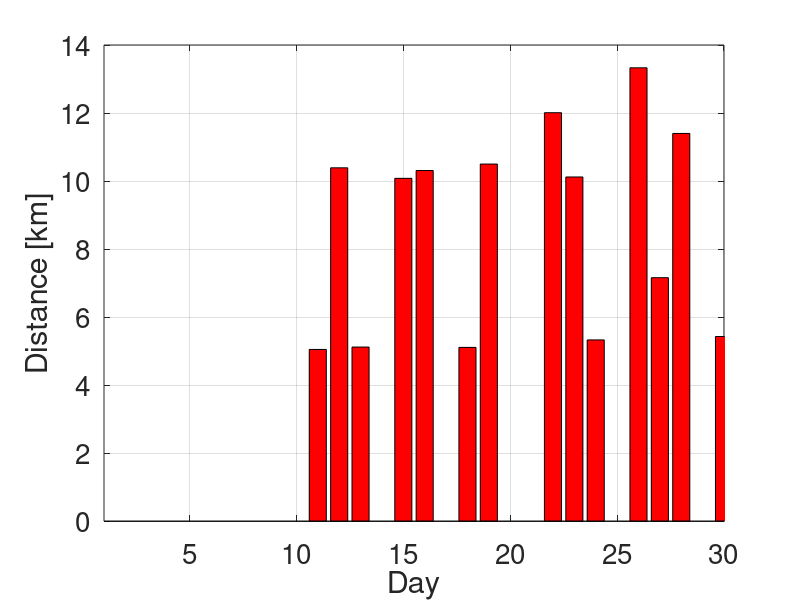
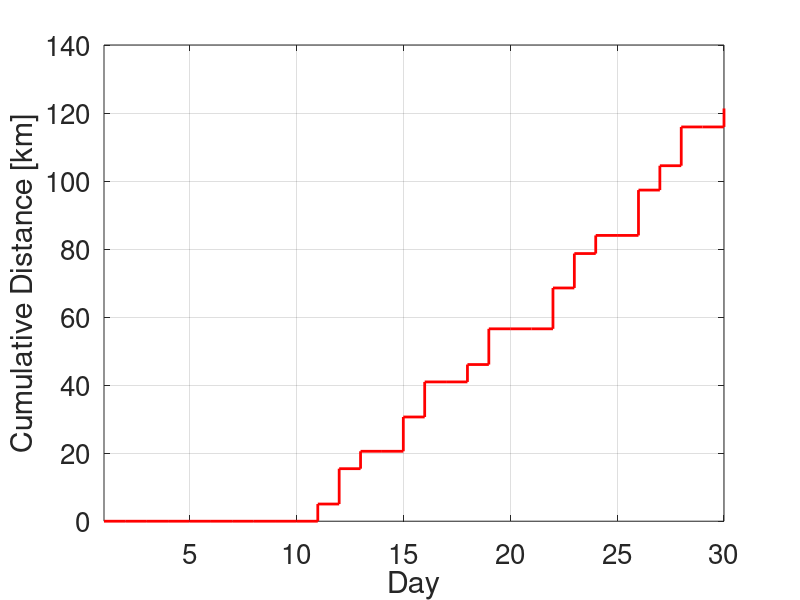

Write the MATLAB code that produced these figures, in order.
%% Movember 2021:
% Codes presenting the statistics to my mileage output from my runs for Movember 2021.
%
%% Data:

day = [1:1:30]';

distance = [0, 0, 0, 0, 0, 0, 0, 0, 0, 0, 5.05, 10.39, 5.12, 0, 10.08, ...
            10.31, 0, 5.11, 10.50, 0, 0, 12.01, 10.12, 5.33, 0, 13.33, ...
            7.16, 11.40, 0, 5.43]'; % in km
        
cumulative_dist = cumsum(distance);

% pace = [0, 0, 0, 0, 0, 0, 0, 0, 0, 0, 5:44, 5:47, 5:18, 0, 5:58, ...
%         5:25, 0, 5:30, 5:45, 0, 0, 5:46, 5:26, 6:04, 0, 5:47, 5:48, ...
%         5:41, 0, 5:35] in min/km

%% Plot the data:

% Barchart plot:
figure;
hold on; box on; grid on;
bar(day, distance, 'r')
xlim([1,30])
xlabel('Day'); ylabel('Distance [km]')
set(gca, 'Fontsize', 20)

% Cumulative distance staircase plot:
figure;
hold on; box on; grid on;
stairs(day, cumulative_dist, 'r', 'linewidth', 2)
xlim([1,30])
xlabel('Day'); ylabel('Cumulative Distance [km]')
set(gca, 'Fontsize', 20)